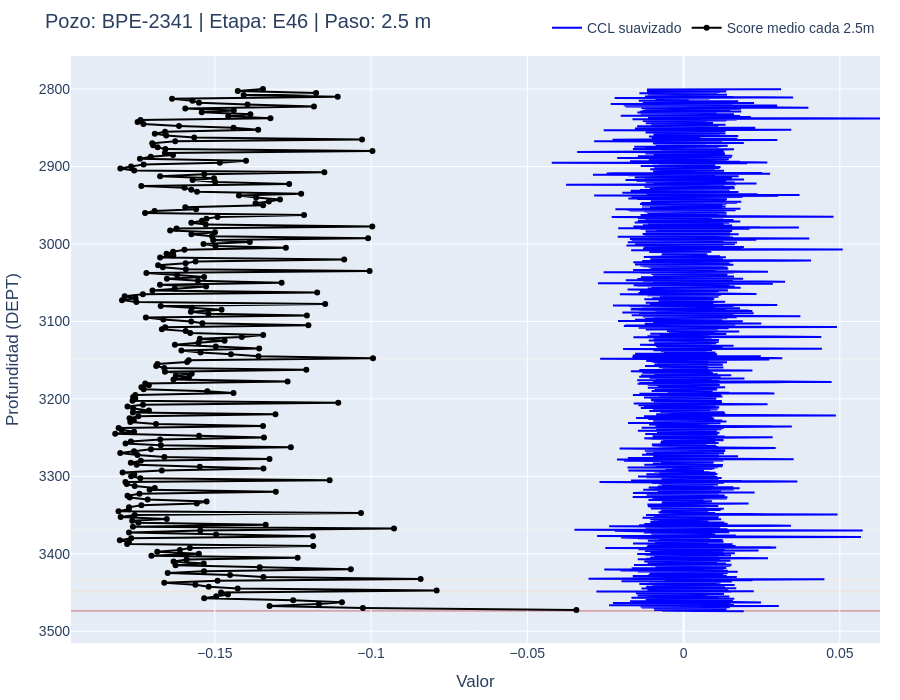

Notebook code for this chart:
### Markdown cell above
### 💾 Celda 5 – Ejecutar visualización y exportar informe

### Code cell
fig, top5 = plot_eval_riesgo(df_eval, pozo_dropdown.value, etapa_dropdown.value, step_dropdown.value)

# Exportar si querés
nombre_archivo = f"reporte_eval_{pozo_dropdown.value}_etapa{etapa_dropdown.value}_{step_dropdown.value}m.html"
fig.write_html(nombre_archivo)
print(f"✅ Gráfico exportado a: {nombre_archivo}")

# Guardar tabla top5
top5.to_csv(nombre_archivo.replace(".html", "_top5.csv"), index=False)

### Figure 1 — Plotly figure (JSON) as saved in the notebook; plotly's stock layout.template omitted (floating-point values rounded to 4 significant figures; data arrays with more than 128 entries replaced by an {"elided": "..."} marker saying what was removed)
{"data": [{"line": {"color": "blue"}, "mode": "lines", "name": "CCL suavizado", "type": "scatter", "x": {"elided": "13181 float values"}, "y": {"elided": "13181 float values"}}, {"line": {"color": "black", "width": 2}, "marker": {"size": 6}, "mode": "lines+markers", "name": "Score medio cada 2.5m", "type": "scatter", "x": {"elided": "270 float values"}, "y": {"elided": "270 float values"}}], "layout": {"font": {"family": "Arial", "size": 14}, "height": 700, "legend": {"orientation": "h", "x": 1, "xanchor": "right", "y": 1.02, "yanchor": "bottom"}, "margin": {"b": 20, "l": 20, "r": 20, "t": 50}, "shapes": [{"fillcolor": "rgb(179,0,0)", "layer": "below", "line": {"width": 0}, "opacity": 0.3, "type": "rect", "x0": 0, "x1": 1, "xref": "paper", "y0": 3472.0, "y1": 3475, "yref": "y"}, {"fillcolor": "rgb(253,212,158)", "layer": "below", "line": {"width": 0}, "opacity": 0.3, "type": "rect", "x0": 0, "x1": 1, "xref": "paper", "y0": 3448.0, "y1": 3450, "yref": "y"}, {"fillcolor": "rgb(254,232,200)", "layer": "below", "line": {"width": 0}, "opacity": 0.3, "type": "rect", "x0": 0, "x1": 1, "xref": "paper", "y0": 3432.0, "y1": 3435, "yref": "y"}, {"fillcolor": "rgb(255,247,236)", "layer": "below", "line": {"width": 0}, "opacity": 0.3, "type": "rect", "x0": 0, "x1": 1, "xref": "paper", "y0": 3368.0, "y1": 3370, "yref": "y"}, {"fillcolor": "rgb(255,247,236)", "layer": "below", "line": {"width": 0}, "opacity": 0.3, "type": "rect", "x0": 0, "x1": 1, "xref": "paper", "y0": 3148.0, "y1": 3150, "yref": "y"}], "title": {"text": "Pozo: BPE-2341 | Etapa: E46 | Paso: 2.5 m"}, "xaxis": {"title": {"text": "Valor"}}, "yaxis": {"autorange": "reversed", "title": {"text": "Profundidad (DEPT)"}}}}
